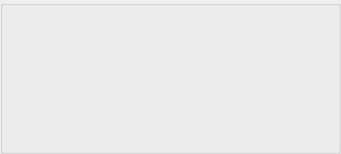
  <widget class="QGroupBox" name="groupMark">
   <property name="geometry">
    <rect>
     <x>0</x>
     <y>0</y>
     <width>341</width>
     <height>154</height>
    </rect>
   </property>
   <property name="title">
    <string/>
   </property>
   <property name="flat">
    <bool>true</bool>
   </property>
   <widget class="QLabel" name="lblmarkU">
    <property name="geometry">
     <rect>
      <x>0</x>
      <y>0</y>
      <width>341</width>
      <height>21</height>
     </rect>
    </property>
    <property name="sizePolicy">
     <sizepolicy hsizetype="Preferred" vsizetype="Preferred">
      <horstretch>0</horstretch>
      <verstretch>0</verstretch>
     </sizepolicy>
    </property>
    <property name="minimumSize">
     <size>
      <width>0</width>
      <height>21</height>
     </size>
    </property>
    <property name="text">
     <string/>
    </property>
   </widget>
   <widget class="QLabel" name="lblMark">
    <property name="geometry">
     <rect>
      <x>90</x>
      <y>21</y>
      <width>171</width>
      <height>112</height>
     </rect>
    </property>
    <property name="sizePolicy">
     <sizepolicy hsizetype="Preferred" vsizetype="Preferred">
      <horstretch>0</horstretch>
      <verstretch>0</verstretch>
     </sizepolicy>
    </property>
    <property name="text">
     <string/>
    </property>
    <property name="scaledContents">
     <bool>true</bool>
    </property>
   </widget>
   <widget class="QLabel" name="lblmarkB">
    <property name="geometry">
     <rect>
      <x>0</x>
      <y>133</y>
      <width>341</width>
      <height>21</height>
     </rect>
    </property>
    <property name="sizePolicy">
     <sizepolicy hsizetype="Preferred" vsizetype="Fixed">
      <horstretch>0</horstretch>
      <verstretch>0</verstretch>
     </sizepolicy>
    </property>
    <property name="minimumSize">
     <size>
      <width>0</width>
      <height>0</height>
     </size>
    </property>
    <property name="text">
     <string/>
    </property>
   </widget>
  </widget>
